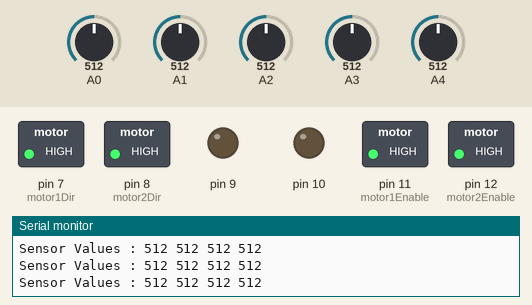
Simulated run of this sketch. Board: Arduino Uno, built with avr-gcc and run on an emulated ATmega328P. On the bench: switched loads named in the sketch (green lamp = pin HIGH), output pins drawn as LEDs (lit = HIGH), the last lines printed to the serial monitor. The test bench sets the inputs (shaded band); at power-on: A0 = 512, A3 = 512, A1 = 512, A2 = 512, A4 = 512.

Above: at 1.2 s.
1.3 s: A0 set to 106
2.8 s: A0 set to 92
At 3.5 s:
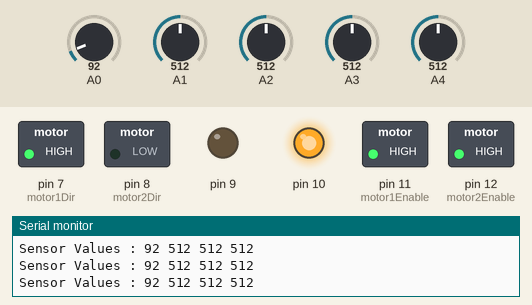
4.3 s: A3 set to 111
5.8 s: A3 set to 92
At 6.4 s:
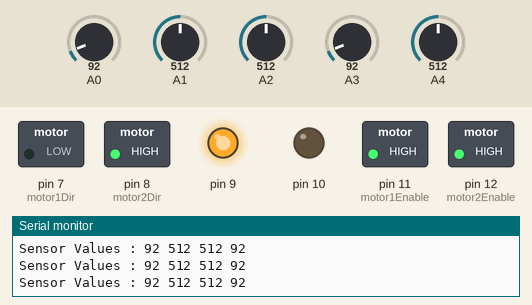
7.3 s: A3 set to 110
At 7.8 s:
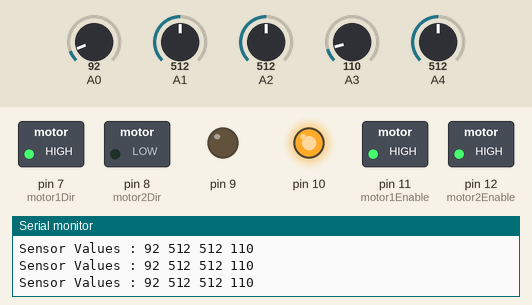
8.8 s: A3 set to 90
At 9.3 s:
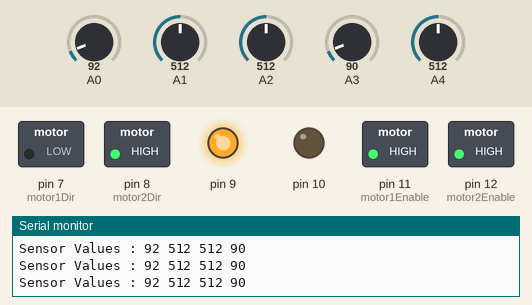
Timing chart, 0 to 11.3 s (numbered marks = the images above; inputs shaded):
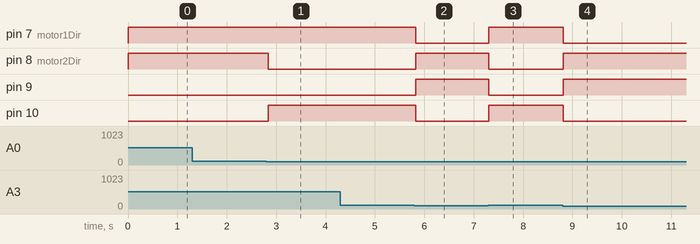

Measured:
- the behaviour switches between 100 and 99 on A0 (found by bisection; images 0 and 1)
- the behaviour switches between 100 and 99 on A3 (found by bisection; images 1 and 2)
- after the input at 2.8 s, pin 8 (motor2Dir): HIGH → LOW at once; pin 10: LOW → HIGH at once
- after the input at 5.8 s, pin 7 (motor1Dir), pin 10: HIGH → LOW at once; pin 8 (motor2Dir), pin 9: LOW → HIGH at once
- after the input at 7.3 s, pin 7 (motor1Dir), pin 10: LOW → HIGH at once; pin 8 (motor2Dir), pin 9: HIGH → LOW at once
- after the input at 8.8 s, pin 7 (motor1Dir), pin 10: HIGH → LOW at once; pin 8 (motor2Dir), pin 9: LOW → HIGH at once

The sketch:

line_follower_demo.pde
```cpp
// Arduino Language Reference
// http://arduino.cc/en/Reference/HomePage

#define motor1Dir 7
#define motor2Dir 8
#define motor1PWM 9
#define motor2PWM 10
#define motor1Enable 11
#define motor2Enable 12


void setMotorVel(int dirPin, int pwmPin, int velocity){
  if (velocity >= 255) velocity = 255;
  if (velocity <= -255) velocity = -255;

  if (velocity == 0)
  {
    digitalWrite(dirPin, HIGH);
    digitalWrite(pwmPin, HIGH);
  }
  else if(velocity <0){  // Reverse
    digitalWrite(dirPin, HIGH);
    analogWrite(pwmPin, 255+velocity);
  }
  else if(velocity >0){ // Forward
    digitalWrite(dirPin,LOW);
    analogWrite(pwmPin, velocity);
  }
}


void setLeftMotorSpeed(int velocity)
{
  setMotorVel(motor1Dir, motor1PWM, -velocity);

}

void setRightMotorSpeed(int velocity){
  setMotorVel(motor2Dir, motor2PWM, -velocity);
}

void initMotorDriver()
{
  pinMode(motor1Dir, OUTPUT);
  pinMode(motor2Dir, OUTPUT);

  pinMode(motor1Enable, OUTPUT);
  pinMode(motor2Enable, OUTPUT);
  digitalWrite(motor1Enable,HIGH);
  digitalWrite(motor2Enable,HIGH);
  setLeftMotorSpeed(0); // make sure the motors are stopped
  setRightMotorSpeed(0);
}


void goForward()
{
  setLeftMotorSpeed(255);
  setRightMotorSpeed(255);
}

void goRight()
{
  setLeftMotorSpeed(255);
  setRightMotorSpeed(-255);
}

void goLeft()
{
  setLeftMotorSpeed(-255);
  setRightMotorSpeed(255);
}


void setup(){
  Serial.begin(115200); //Set the buad rate for the serial com.

  // prints title with ending line break
  Serial.println("Line Sensor boar Sensor test");
  initMotorDriver();


}


#define line_thresh 100


void loop(){
 int sensors[5];

 for (int i =0; i <5; i++)
  {
    sensors[i] = analogRead(i);
  }

  Serial.print("Sensor Values : " );

  for (int i =0; i <4; i++)
  {
    Serial.print( sensors[i]);
    Serial.print(" " );
  }

  Serial.println(" ");

  if(( sensors[3] < line_thresh) || (sensors[4] <line_thresh))  // 250 is a measured threshold between white & black
  {
    goLeft();
    delay(30);
  }
   else if(( sensors[0] <line_thresh) || (sensors[1] <line_thresh))
  {
    goRight();
    delay(30);
  }
  else{
  goForward();

  delay(100);
  }


}
```
